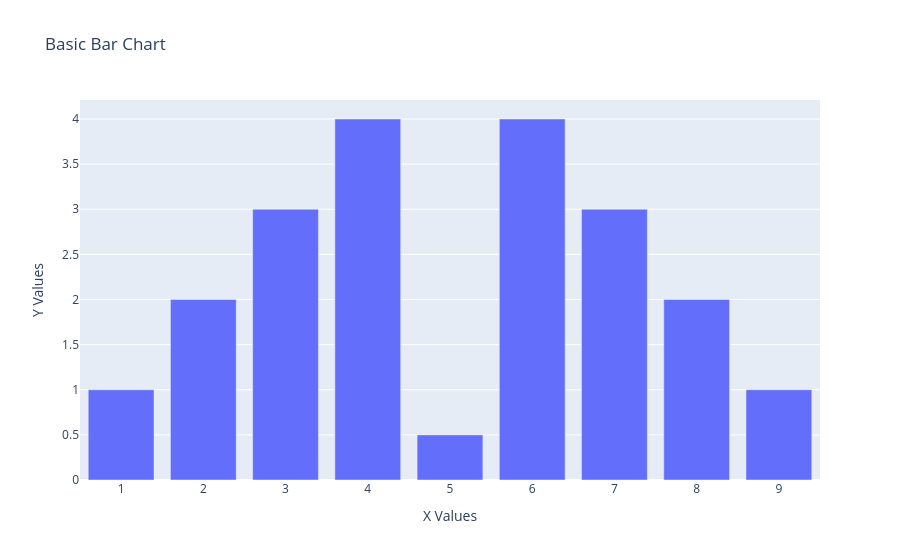

This figure's notebook cell:
### Code cell
# Define data
data = [go.Bar(
    x=[1, 2, 3, 4, 5, 6, 7, 8, 9],
    y=[1, 2, 3, 4, 0.5, 4, 3, 2, 1]
)]

# Create figure
fig = go.Figure(data=data)

# Customize chart
fig.update_layout(
    title="Basic Bar Chart",
    xaxis_title="X Values",
    yaxis_title="Y Values"
)

# Display chart
fig.show()

### Figure 1 — Plotly figure (JSON) as saved in the notebook; plotly's stock layout.template omitted (floating-point values rounded to 4 significant figures)
{"data": [{"type": "bar", "x": [1, 2, 3, 4, 5, 6, 7, 8, 9], "y": [1, 2, 3, 4, 0.5, 4, 3, 2, 1]}], "layout": {"title": {"text": "Basic Bar Chart"}, "xaxis": {"title": {"text": "X Values"}}, "yaxis": {"title": {"text": "Y Values"}}}}
